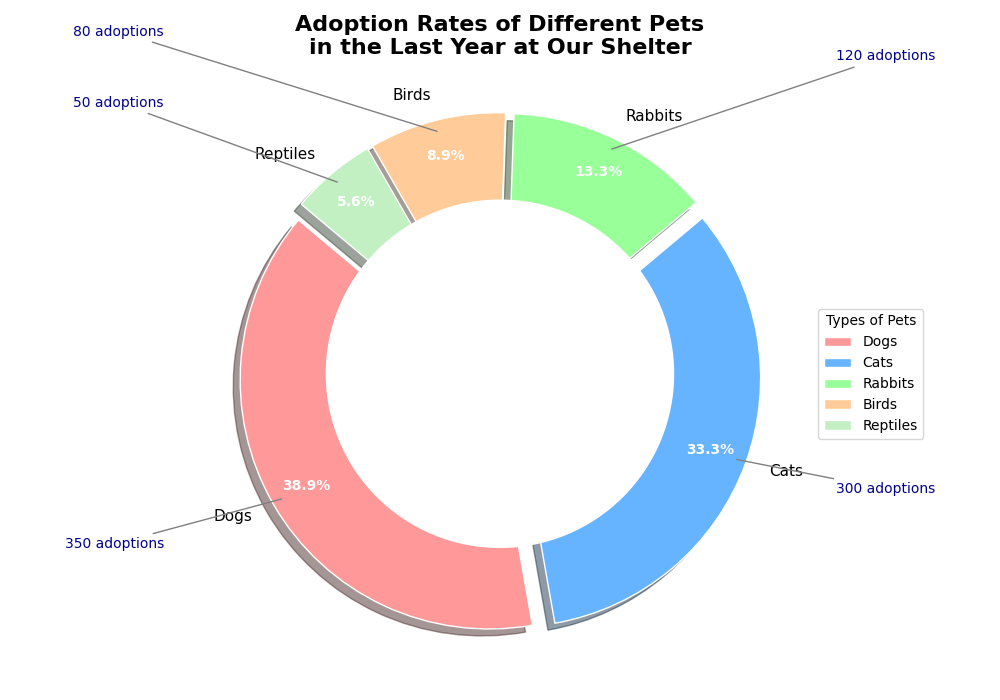

Write Python code to recreate this figure.
import matplotlib.pyplot as plt
import numpy as np

# Backstory:
# An animal shelter has compiled data on the adoption rates for different types of pets over the last year. 
# They wish to visualize this data in a pie chart to present it to their stakeholders, highlighting areas of 
# improvement and growth in adoption rates.

# Adoption data for different types of pets
pets = ['Dogs', 'Cats', 'Rabbits', 'Birds', 'Reptiles']
adoption_rates = [350, 300, 120, 80, 50]

# Define colors for each segment
colors = ['#FF9999', '#66B3FF', '#99FF99', '#FFCC99', '#C2F0C2']

# Create figure and axis for the plot
fig, ax = plt.subplots(figsize=(10, 7), subplot_kw=dict(aspect="equal"))

# Plot a pie chart
wedges, texts, autotexts = ax.pie(
    adoption_rates,
    labels=pets,
    colors=colors,
    autopct='%1.1f%%',
    startangle=140,
    pctdistance=0.85,
    wedgeprops=dict(width=0.4, edgecolor='white'),
    explode=(0.05, 0.05, 0.05, 0.05, 0.05),
    shadow=True
)

# Draw a white circle at the center of the pie to transform it into a donut chart
centre_circle = plt.Circle((0,0),0.70,fc='white')
fig.gca().add_artist(centre_circle)

# Set the title
plt.title('Adoption Rates of Different Pets\nin the Last Year at Our Shelter', fontsize=16, fontweight='bold')

# Customize and position percentage labels
for autotext in autotexts:
    autotext.set_color('white')
    autotext.set_weight('bold')

# Customize the category labels
for text in texts:
    text.set_fontsize(11)

# Add annotations outside the pie chart wedges
for i, wedge in enumerate(wedges):
    angle = (wedge.theta2 - wedge.theta1) / 2. + wedge.theta1
    x = np.cos(np.deg2rad(angle))
    y = np.sin(np.deg2rad(angle))
    horizontalalignment = {-1: "right", 1: "left"}[int(np.sign(x))]
    ax.annotate(f'{adoption_rates[i]} adoptions',
                xy=(x, y), xytext=(1.35*np.sign(x), 1.4*y),
                horizontalalignment=horizontalalignment, fontsize=10, color='darkblue',
                arrowprops=dict(arrowstyle="-", color='gray'))

# Add a legend for clarity
ax.legend(wedges, pets, title="Types of Pets", loc="center left", bbox_to_anchor=(1, 0, 0.5, 1))

# Enhance layout
plt.tight_layout()

# Display the donut pie chart
plt.show()
